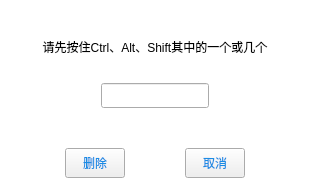
<?xml version="1.0" encoding="UTF-8"?>
<ui version="4.0">
 <class>UI_Panel_HotKey</class>
 <widget class="QWidget" name="UI_Panel_HotKey">
  <property name="geometry">
   <rect>
    <x>0</x>
    <y>0</y>
    <width>310</width>
    <height>189</height>
   </rect>
  </property>
  <property name="windowTitle">
   <string>常用语快捷键</string>
  </property>
  <layout class="QGridLayout" name="gridLayout">
   <property name="margin">
    <number>0</number>
   </property>
   <property name="spacing">
    <number>0</number>
   </property>
   <item row="0" column="0">
    <widget class="QWidget" name="widget_bg" native="true">
     <property name="styleSheet">
      <string notr="true">QWidget#widget_bg
{
	background-color: rgb(255, 255, 255);
}</string>
     </property>
     <layout class="QVBoxLayout" name="verticalLayout_2">
      <property name="spacing">
       <number>10</number>
      </property>
      <item>
       <spacer name="verticalSpacer_2">
        <property name="orientation">
         <enum>Qt::Vertical</enum>
        </property>
        <property name="sizeType">
         <enum>QSizePolicy::Fixed</enum>
        </property>
        <property name="sizeHint" stdset="0">
         <size>
          <width>20</width>
          <height>10</height>
         </size>
        </property>
       </spacer>
      </item>
      <item>
       <widget class="QLabel" name="label">
        <property name="text">
         <string>请先按住Ctrl、Alt、Shift其中的一个或几个</string>
        </property>
        <property name="alignment">
         <set>Qt::AlignCenter</set>
        </property>
       </widget>
      </item>
      <item>
       <layout class="QHBoxLayout" name="horizontalLayout_1">
        <item>
         <spacer name="horizontalSpacer_1">
          <property name="orientation">
           <enum>Qt::Horizontal</enum>
          </property>
          <property name="sizeHint" stdset="0">
           <size>
            <width>37</width>
            <height>17</height>
           </size>
          </property>
         </spacer>
        </item>
        <item>
         <widget class="QLineEdit" name="m_hotkeyLineEdit">
          <property name="enabled">
           <bool>true</bool>
          </property>
          <property name="minimumSize">
           <size>
            <width>0</width>
            <height>25</height>
           </size>
          </property>
          <property name="readOnly">
           <bool>false</bool>
          </property>
         </widget>
        </item>
        <item>
         <spacer name="horizontalSpacer_2">
          <property name="orientation">
           <enum>Qt::Horizontal</enum>
          </property>
          <property name="sizeHint" stdset="0">
           <size>
            <width>37</width>
            <height>17</height>
           </size>
          </property>
         </spacer>
        </item>
       </layout>
      </item>
      <item>
       <spacer name="verticalSpacer">
        <property name="orientation">
         <enum>Qt::Vertical</enum>
        </property>
        <property name="sizeType">
         <enum>QSizePolicy::Fixed</enum>
        </property>
        <property name="sizeHint" stdset="0">
         <size>
          <width>20</width>
          <height>30</height>
         </size>
        </property>
       </spacer>
      </item>
      <item>
       <layout class="QHBoxLayout" name="horizontalLayout_3">
        <item>
         <spacer name="horizontalSpacer_4">
          <property name="orientation">
           <enum>Qt::Horizontal</enum>
          </property>
          <property name="sizeHint" stdset="0">
           <size>
            <width>40</width>
            <height>20</height>
           </size>
          </property>
         </spacer>
        </item>
        <item>
         <widget class="QToolButton" name="m_delBtn">
          <property name="minimumSize">
           <size>
            <width>60</width>
            <height>30</height>
           </size>
          </property>
          <property name="styleSheet">
           <string notr="true">QToolButton{
	border-image: url(:/Resources/Image/btn_normal.png);
	color: #1a8ce4;
}
QToolButton:hover{
	border-image: url(:/Resources/Image/btn_over.png);
	color: rgb(255, 255, 255);
}
QToolButton:pressed{
	border-image: url(:/Resources/Image/btn_over.png);
	color: rgb(255, 255, 255);
}
</string>
          </property>
          <property name="text">
           <string>删除</string>
          </property>
         </widget>
        </item>
        <item>
         <spacer name="horizontalSpacer_5">
          <property name="orientation">
           <enum>Qt::Horizontal</enum>
          </property>
          <property name="sizeHint" stdset="0">
           <size>
            <width>40</width>
            <height>20</height>
           </size>
          </property>
         </spacer>
        </item>
        <item>
         <widget class="QToolButton" name="m_cancelBtn">
          <property name="minimumSize">
           <size>
            <width>60</width>
            <height>30</height>
           </size>
          </property>
          <property name="styleSheet">
           <string notr="true">QToolButton{
	border-image: url(:/Resources/Image/btn_normal.png);
	color: #1a8ce4;
}
QToolButton:hover{
	border-image: url(:/Resources/Image/btn_over.png);
	color: rgb(255, 255, 255);
}
QToolButton:pressed{
	border-image: url(:/Resources/Image/btn_over.png);
	color: rgb(255, 255, 255);
}
</string>
          </property>
          <property name="text">
           <string>取消</string>
          </property>
         </widget>
        </item>
        <item>
         <spacer name="horizontalSpacer_3">
          <property name="orientation">
           <enum>Qt::Horizontal</enum>
          </property>
          <property name="sizeHint" stdset="0">
           <size>
            <width>40</width>
            <height>20</height>
           </size>
          </property>
         </spacer>
        </item>
       </layout>
      </item>
     </layout>
    </widget>
   </item>
  </layout>
 </widget>
 <layoutdefault spacing="6" margin="11"/>
 <resources/>
 <connections/>
</ui>
